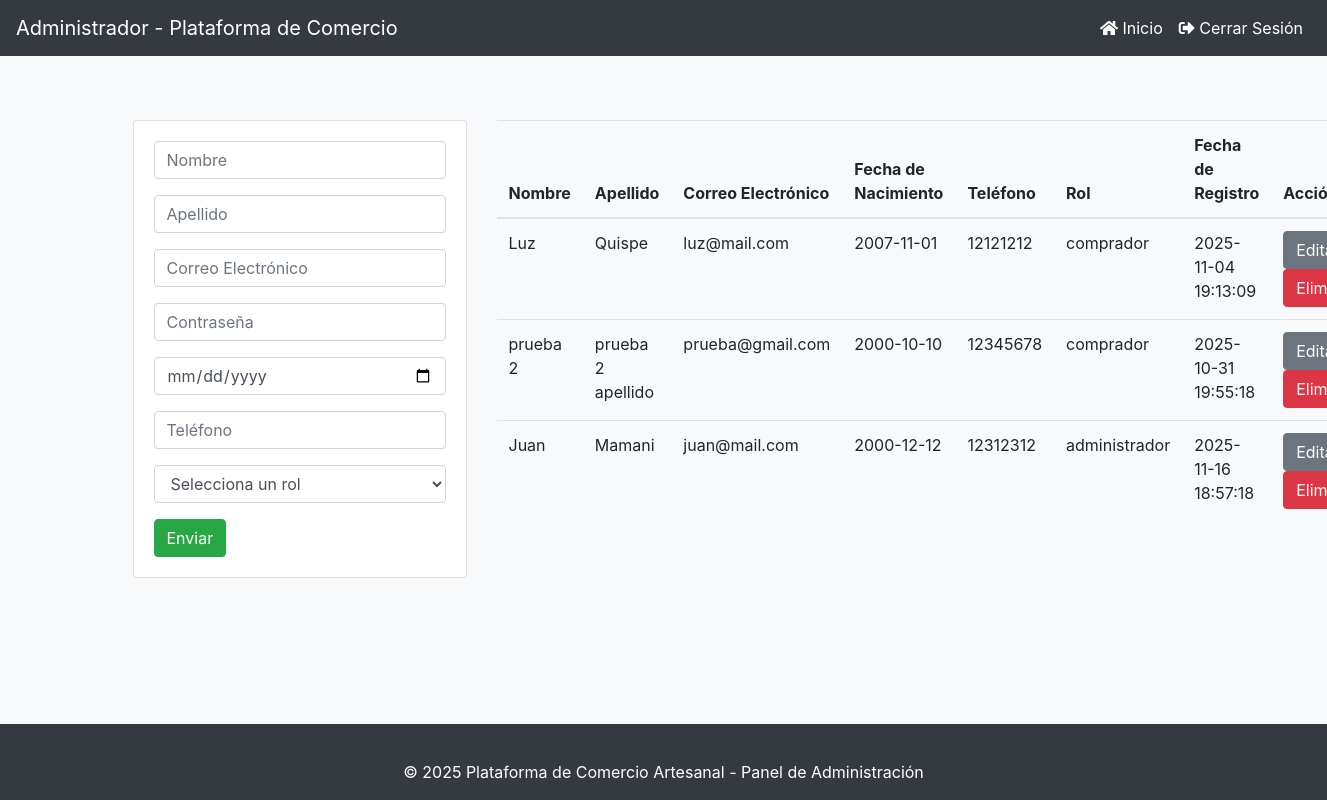
The app's page /Dashboard/Funciones_db/Crud_administrador/usuarios/index.php with its own data.
### tables this page shows
CREATE TABLE `usuario` (
  `id_usuario` int(11) NOT NULL,
  `nombre` varchar(50) NOT NULL,
  `apellido` varchar(50) NOT NULL,
  `correo` varchar(100) NOT NULL,
  `contraseña` varchar(255) NOT NULL,
  `fecha_naci` date DEFAULT NULL,
  `telefono` varchar(20) DEFAULT NULL,
  `fecha_registro` datetime DEFAULT NULL,
  `estado` enum('Activo','Inactivo','Suspendido','Pendiente') NOT NULL DEFAULT 'Activo',
  `rol` enum('comprador','vendedor','delivery','administrador') NOT NULL
);

### Dashboard/Funciones_db/Crud_administrador/usuarios/index.php (the view, shortened to what this page needs)
<?php include('../includes/db.php'); ?>
<?php include('../includes/header.php'); ?>
<main class="container p-4">
    <div class="row">
        <div class="col-md-4">
            <div class="card card-body">
                <form action="save.php" method="POST">
                    <div class="form-group">
                        <p><input type="text" name="nombre" class="form-control" placeholder="Nombre" required></p>
                        <p><input type="text" name="apellido" class="form-control" placeholder="Apellido" required></p>
                        <p><input type="email" name="correo" class="form-control" placeholder="Correo Electrónico" required></p>
                        <p><input type="password" name="contraseña" class="form-control" placeholder="Contraseña" required></p>
                        <p><input type="date" name="fecha_naci" class="form-control" placeholder="Fecha de Nacimiento" required></p>
                        <p><input type="tel" name="telefono" class="form-control" placeholder="Teléfono" required></p>
                        <p>
                            <select name="rol" class="form-control" id="rol" onchange="showFields(this.value)" required>
                                <option value="" disabled selected>Selecciona un rol</option>
                            </select>
                        </p>
                    </div>
                    <input type="submit" class="btn btn-success btn block" name="save" value="Enviar">
                </form>
            </div>
        </div>
        <div class="col-md-8">
            <table class="table table-border">
                <thead>
                    <tr>
                        <th>Nombre</th>
                        <th>Apellido</th>
                        <th>Correo Electrónico</th>
                        <th>Fecha de Nacimiento</th>
                        <th>Teléfono</th>
                        <th>Rol</th>
                        <th>Fecha de Registro</th>
                        <th>Acción</th>
                    </tr>
                </thead>
                <tbody>
                    <?php
                    $delivery_exists = false;
                    $check_delivery = mysqli_query($conn, "SHOW TABLES LIKE 'delivery'");
                    if ($check_delivery) {
                        $delivery_exists = mysqli_num_rows($check_delivery) > 0;
                    }
                    $select_fields = "SELECT u.*, c.nombre AS nombre_comunidad";
                    if ($delivery_exists) {
                        $select_fields .= ", e.nombre AS nombre_empresa";
                    } else {
                        $select_fields .= ", NULL AS nombre_empresa";
                    }
                    $query = $select_fields . "
                              FROM usuario u
                              LEFT JOIN comunario co ON u.id_usuario = co.id_comunario
                              LEFT JOIN comunidad c ON co.id_comunidad = c.id_comunidad";
                    $result_usuario = mysqli_query($conn, $query);
                    if ($result_usuario && mysqli_num_rows($result_usuario) > 0) {
                        while ($row = mysqli_fetch_assoc($result_usuario)) { ?>
                        <tr>
                            <td><?php echo $row['nombre']; ?></td>
                            <td><?php echo $row['apellido']; ?></td>
                            <td><?php echo $row['correo']; ?></td>
                            <td><?php echo $row['fecha_naci']; ?></td>
                            <td><?php echo $row['telefono']; ?></td>
                            <td><?php echo $row['rol']; ?></td>
                            <td><?php echo $row['fecha_registro']; ?></td>
                            <td>
                                <a href="edit.php?id_usuario=<?php echo $row['id_usuario']; ?>" class="btn btn-secondary">Editar</a>
                                <a href="delete.php?id_usuario=<?php echo $row['id_usuario']; ?>" class="btn btn-danger">Eliminar</a>
                            </td>
                        </tr>
                    <?php }
                    } else { ?>
                        <tr>
                            <td colspan="8" class="text-center">No hay usuarios registrados.</td>
                        </tr>
                    <?php } ?>
                </tbody>
            </table>
        </div>
    </div>
</main>
<?php include('../includes/footer.php'); ?>

### Dashboard/Funciones_db/Crud_administrador/includes/header.php (style rules this page uses)
body { background-color: #f8f9fa; }
.container { margin-top: 20px; }
.card-body { background-color: #ffffff; }

### Dashboard/Funciones_db/Crud_administrador/includes/footer.php (style rules this page uses)
html, body { height: 100%; }
body { display: flex; flex-direction: column; }
main { flex: 1; }

### records on screen
usuario: nombre "Luz", apellido "Quispe", correo "luz@mail.com", fecha_naci "2007-11-01", telefono "12121212", rol "comprador", fecha_registro "2025-11-04 19:13:09"
usuario: nombre "prueba 2", apellido "prueba 2 apellido", correo "prueba@gmail.com", fecha_naci "2000-10-10", telefono "12345678", rol "comprador", fecha_registro "2025-10-31 19:55:18"
usuario: nombre "Juan", apellido "Mamani", correo "juan@mail.com", fecha_naci "2000-12-12", telefono "12312312", rol "administrador", fecha_registro "2025-11-16 18:57:18"
